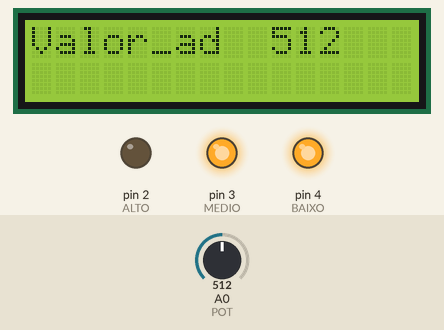
Recording of a sketch running on a simulated Arduino Uno, built with avr-gcc and run on an emulated ATmega328P. Parts: 16×2 character LCD, output pins drawn as LEDs (lit = HIGH). Inputs (shaded band) come from the test bench; at power-on: A0 (POT) = 512.

Above: at 1.2 s.
1.3 s: A0 (POT) set to 351
At 1.49 s:
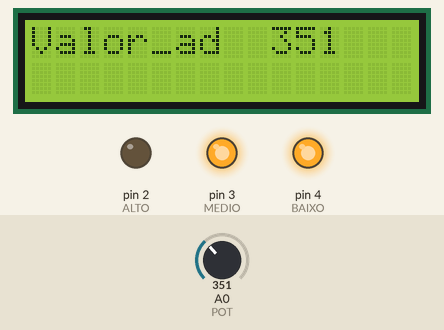
2.8 s: A0 (POT) set to 333
At 3.38 s:
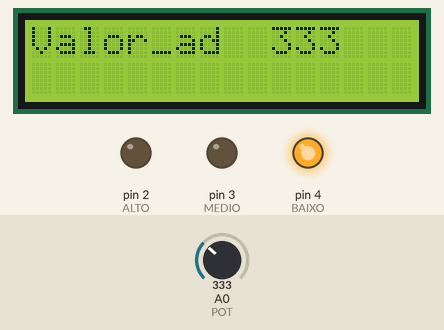
5.0 s: A0 (POT) set to 692
At 5.59 s:
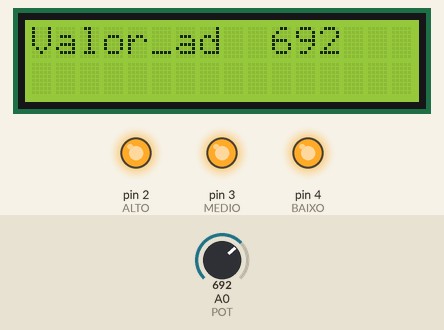
Timing chart, 0 to 8.0 s (numbered marks = the images above; inputs shaded):
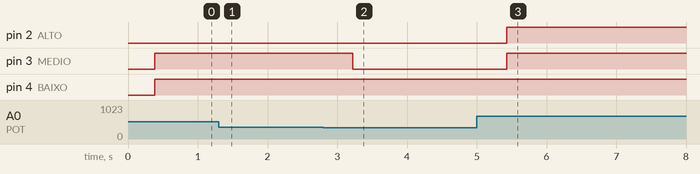

Measured:
- the behaviour switches between 342 and 341 on A0 (POT) (found by bisection; images 1 and 2)
- after the input at 1.3 s, the display: first differs from a run without the input at once (image 1)
- after the input at 2.8 s, pin 3 (MEDIO): HIGH → LOW after 0.42 s; the display: first differs from a run without the input after 0.12 s (image 2)
- after the input at 5.0 s, pin 2 (ALTO), pin 3 (MEDIO): LOW → HIGH after 0.43 s; the display: first differs from a run without the input after 0.13 s (image 3)

The sketch:

Aula_02.ino
```cpp
#include<LiquidCrystal_I2C.h>
LiquidCrystal_I2C LCD(0X27,16,2);
#define POT A0
#define ALTO 2
#define MEDIO 3
#define BAIXO 4

void setup() {
  LCD.init();
  LCD.backlight();
  pinMode(POT, INPUT);
  pinMode(ALTO, OUTPUT);
  pinMode(MEDIO, OUTPUT);
  pinMode(BAIXO, OUTPUT);
}

void loop() {
int valor_ad;

LCD.setCursor (0,0);
LCD.print("Valor_ad");
valor_ad = analogRead(POT);
 LCD.setCursor (10,0);
 LCD.print(valor_ad);
 delay(300);
 LCD.setCursor (11,0);
 LCD.print("   ");

if(valor_ad>682)
{
  digitalWrite (ALTO,1);
  digitalWrite (MEDIO,1);
  digitalWrite (BAIXO,1);
}
else
if(valor_ad>341)
{
  digitalWrite (ALTO,0);
  digitalWrite (MEDIO,1);
  digitalWrite (BAIXO,1);
}
else
{
  digitalWrite (ALTO,0);
  digitalWrite (MEDIO,0);
  digitalWrite (BAIXO,1);
}
}
```
